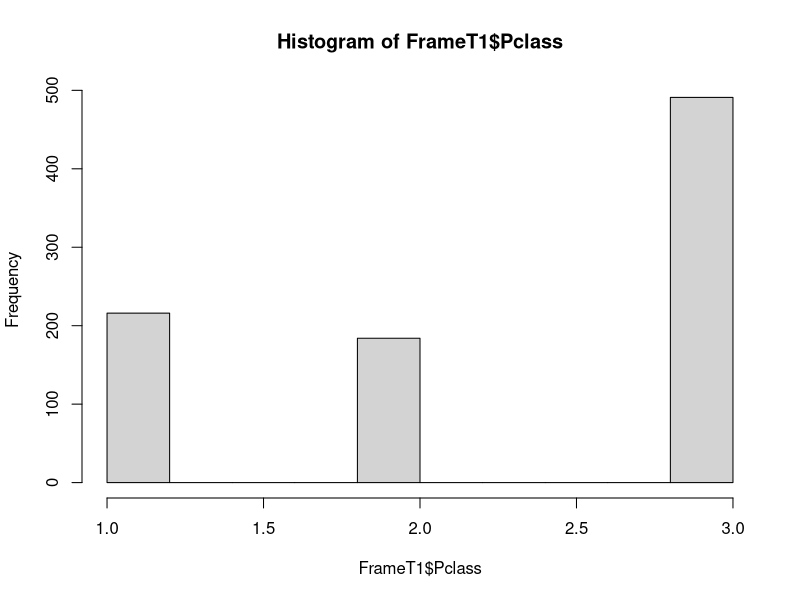
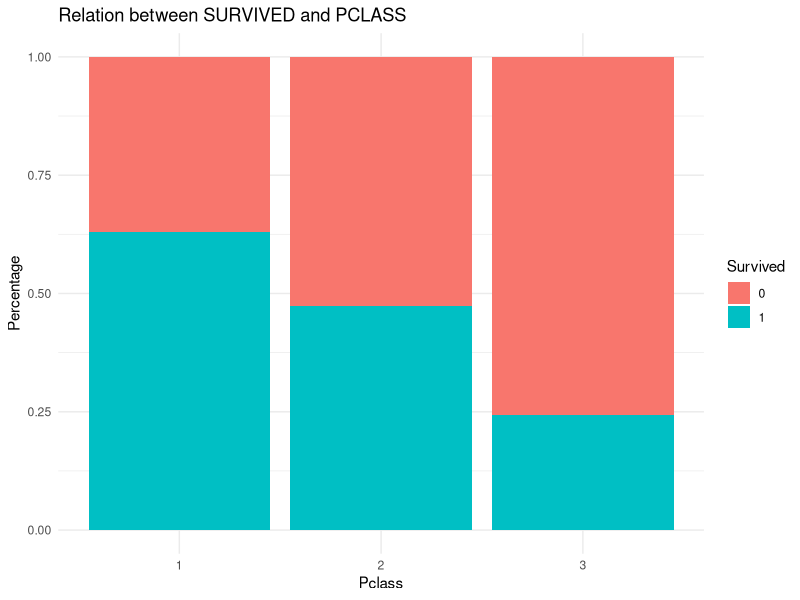
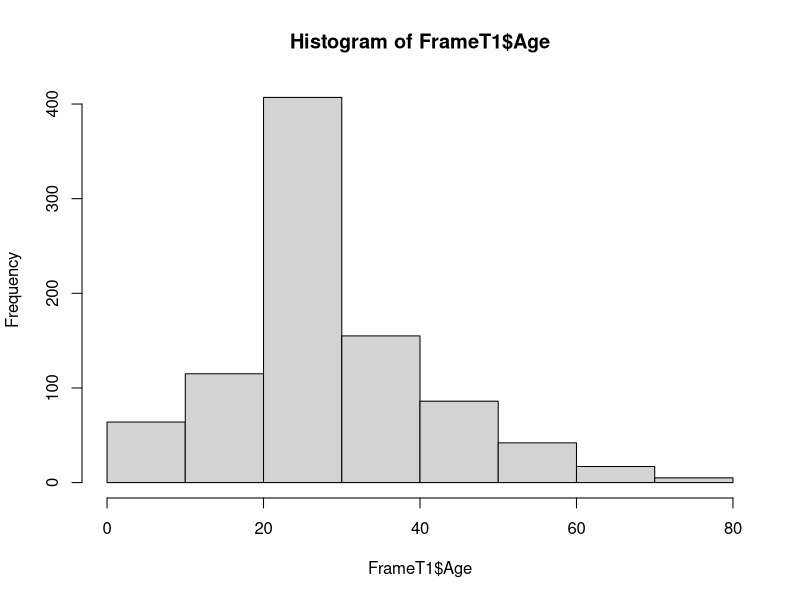

Source code (R) for these figures, in order:

install.packages("tidyverse")
library(tidyverse)
library(corrplot)

FrameT <- read.csv("titanic_new.csv")

meanage <- FrameT %>% summarise(age_mean = mean(Age, na.rm = TRUE))
print(meanage)

male <- sum(FrameT$Sex == "male")
female <- sum(FrameT$Sex == "female")
survived <- sum(FrameT$Survived == "1")

#--------------------------PREPROCESSING------------------------------------

FrameT1 <- subset(FrameT, select = c(Survived, Pclass, Sex, Age))

FrameT1$Age[is.na(FrameT1$Age)] <- round(median(FrameT1$Age, na.rm = TRUE))

FrameT1$Survived[FrameT1$Survived != 0 & FrameT1$Survived != 1] <- 1

FrameT1$Sex <- ifelse(substr(FrameT1$Sex, 1, 1) == "f", "female",
                ifelse(substr(FrameT1$Sex, 1, 1) == "m", "male", FrameT1$Sex))

table(FrameT1$Survived)
table(FrameT1$Sex) 
table(FrameT1$Sex, FrameT1$Survived ) 
table(FrameT1$Pclass) 
passengers <- sum((FrameT$Cabin != "")) 
print(passengers)
summary(FrameT1)

hist(FrameT1$Pclass)

FrameT1$Survived <- as.numeric(FrameT1$Survived)
FrameT1$Pclass <- as.numeric(FrameT1$Pclass)

ggplot(FrameT1, aes(x = factor(Pclass), fill = factor(Survived))) +
    geom_bar(position = "fill") +
    labs(x = "Pclass", y = "Percentage", fill = "Survived") +
    ggtitle("Relation between SURVIVED and PCLASS") +
    theme_minimal()

hist(FrameT1$Age)

cor(FrameT1$Age, FrameT1$Survived, method = 'spearman')
cor(FrameT1$Age, FrameT1$Pclass, method = 'spearman')
